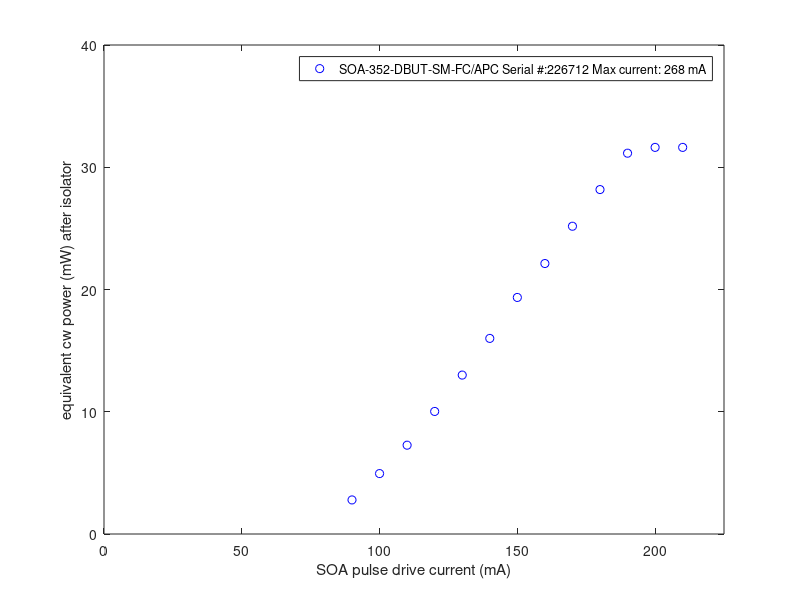
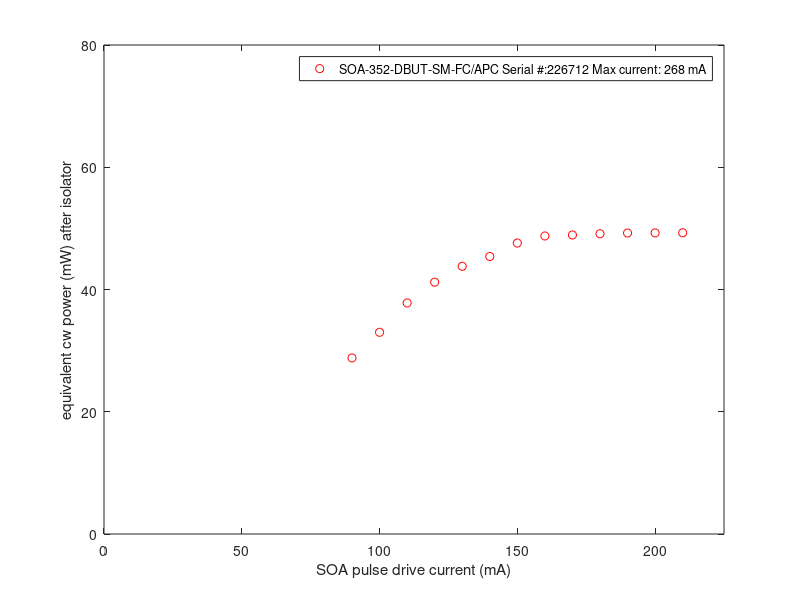

Recreate these plots in MATLAB, in order.
driver_current = [90;100;110;120;130;140;150;160;170;180;190;200;210]; % driver current in mA
P_in_TSOA = [11.15;19.77;29.06;40.1;52;64;77.4;88.5;100.7;112.7;124.6;126.5;126.5]; % power in (uW)
P_out_TSOA = [14.4;16.5;18.9;20.6;21.9;22.7;23.8;24.38;24.46;24.56;24.62;24.63;24.64]; % power out (mW)
PRF= 8000; % pulse rep frequency
duty_cycle = 0.5; % online only
seed_pulse_length=1e-6; %seed pulse length 
TSOA_pulse_length=625e-9; %TSOA pulse length 
SOA_type = 'SOA-352-DBUT-SM-FC/APC';
SOA_serial = '226712';
SOA_max_current = '268 mA';
SOA_max_cw_ouput = '30 mW'; 
SOA_driver_max_current_peak = '250 mA'; 
SOA_driver_max_current_ave = '150 mA'; 

figure(1)
plot(driver_current, (P_in_TSOA*1e-6)./(PRF*duty_cycle)./seed_pulse_length*1000, 'bo')
xlabel('SOA pulse drive current (mA)')
ylabel('equivalent cw power (mW) after isolator')
ylim([0 40])
xlim([0 225])
legend([SOA_type, ' Serial #:', SOA_serial, ' Max current: ', SOA_max_current])


figure(2)
plot(driver_current, (P_out_TSOA/duty_cycle), 'ro')
xlabel('SOA pulse drive current (mA)')
ylabel('equivalent cw power (mW) after isolator')
ylim([0 80])
xlim([0 225])
legend([SOA_type, ' Serial #:', SOA_serial, ' Max current: ', SOA_max_current])